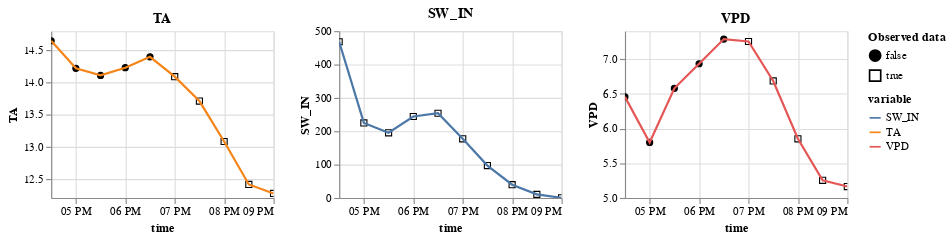

This figure's notebook cell:
### Code cell
m_df.show()

### Figure 1 — Vega-Lite specification as saved in the notebook (floating-point values rounded to 4 significant figures)
{"config": {"view": {"continuousWidth": 400, "continuousHeight": 300}}, "vconcat": [{"hconcat": [{"layer": [{"mark": {"type": "point", "color": "black", "fillOpacity": 1, "strokeWidth": 1}, "encoding": {"fill": {"field": "is_present", "legend": {"title": ["Observed data"]}, "scale": {"range": ["black", "#ffffff00"]}, "type": "nominal"}, "shape": {"field": "is_present", "type": "nominal"}, "x": {"field": "time", "type": "temporal"}, "y": {"field": "value", "scale": {"zero": false}, "title": "TA", "type": "quantitative"}}}, {"mark": "line", "encoding": {"color": {"field": "variable", "type": "nominal"}, "x": {"field": "time", "type": "temporal"}, "y": {"field": "value", "scale": {"zero": false}, "title": "TA", "type": "quantitative"}}, "name": "view_40"}], "height": 150, "title": "TA", "width": 200}, {"layer": [{"mark": {"type": "point", "color": "black", "fillOpacity": 1, "strokeWidth": 1}, "encoding": {"fill": {"field": "is_present", "legend": {"title": ["Observed data"]}, "scale": {"range": ["black", "#ffffff00"]}, "type": "nominal"}, "shape": {"field": "is_present", "type": "nominal"}, "x": {"field": "time", "type": "temporal"}, "y": {"field": "value", "scale": {"zero": false}, "title": "SW_IN", "type": "quantitative"}}}, {"mark": "line", "encoding": {"color": {"field": "variable", "type": "nominal"}, "x": {"field": "time", "type": "temporal"}, "y": {"field": "value", "scale": {"zero": false}, "title": "SW_IN", "type": "quantitative"}}, "name": "view_41"}], "data": {"name": "data-5a1f3fac3d9df47c6d1f6f3a5658ee3a"}, "height": 150, "title": "SW_IN", "width": 200}, {"layer": [{"mark": {"type": "point", "color": "black", "fillOpacity": 1, "strokeWidth": 1}, "encoding": {"fill": {"field": "is_present", "legend": {"title": ["Observed data"]}, "scale": {"range": ["black", "#ffffff00"]}, "type": "nominal"}, "shape": {"field": "is_present", "type": "nominal"}, "x": {"field": "time", "type": "temporal"}, "y": {"field": "value", "scale": {"zero": false}, "title": "VPD", "type": "quantitative"}}}, {"mark": "line", "encoding": {"color": {"field": "variable", "type": "nominal"}, "x": {"field": "time", "type": "temporal"}, "y": {"field": "value", "scale": {"zero": false}, "title": "VPD", "type": "quantitative"}}, "name": "view_42"}], "data": {"name": "data-d31baa6ca74e0aff36d178089e8b875a"}, "height": 150, "title": "VPD", "width": 200}]}], "data": {"name": "data-56120284c98ea45ee642dd5b510147c7"}, "params": [{"name": "param_61", "select": {"type": "interval", "encodings": ["x"]}, "bind": "scales", "views": ["view_40", "view_41", "view_42"]}], "$schema": "https://vega.github.io/schema/vega-lite/v5.2.0.json", "datasets": {"data-56120284c98ea45ee642dd5b510147c7": [{"time": "2000-06-15T16:30:00", "variable": "TA", "value": 14.65, "is_present": false}, {"time": "2000-06-15T17:00:00", "variable": "TA", "value": 14.22, "is_present": false}, {"time": "2000-06-15T17:30:00", "variable": "TA", "value": 14.11, "is_present": false}, {"time": "2000-06-15T18:00:00", "variable": "TA", "value": 14.23, "is_present": false}, {"time": "2000-06-15T18:30:00", "variable": "TA", "value": 14.4, "is_present": false}, {"time": "2000-06-15T19:00:00", "variable": "TA", "value": 14.09, "is_present": true}, {"time": "2000-06-15T19:30:00", "variable": "TA", "value": 13.71, "is_present": true}, {"time": "2000-06-15T20:00:00", "variable": "TA", "value": 13.08, "is_present": true}, {"time": "2000-06-15T20:30:00", "variable": "TA", "value": 12.41, "is_present": true}, {"time": "2000-06-15T21:00:00", "variable": "TA", "value": 12.27, "is_present": true}], "data-5a1f3fac3d9df47c6d1f6f3a5658ee3a": [{"time": "2000-06-15T16:30:00", "variable": "SW_IN", "value": 468.2, "is_present": true}, {"time": "2000-06-15T17:00:00", "variable": "SW_IN", "value": 224.8, "is_present": true}, {"time": "2000-06-15T17:30:00", "variable": "SW_IN", "value": 195.3, "is_present": true}, {"time": "2000-06-15T18:00:00", "variable": "SW_IN", "value": 244.2, "is_present": true}, {"time": "2000-06-15T18:30:00", "variable": "SW_IN", "value": 253.9, "is_present": true}, {"time": "2000-06-15T19:00:00", "variable": "SW_IN", "value": 177.3, "is_present": true}, {"time": "2000-06-15T19:30:00", "variable": "SW_IN", "value": 97.07, "is_present": true}, {"time": "2000-06-15T20:00:00", "variable": "SW_IN", "value": 39.71, "is_present": true}, {"time": "2000-06-15T20:30:00", "variable": "SW_IN", "value": 10.65, "is_present": true}, {"time": "2000-06-15T21:00:00", "variable": "SW_IN", "value": 0.32, "is_present": true}], "data-d31baa6ca74e0aff36d178089e8b875a": [{"time": "2000-06-15T16:30:00", "variable": "VPD", "value": 6.454, "is_present": false}, {"time": "2000-06-15T17:00:00", "variable": "VPD", "value": 5.799, "is_present": false}, {"time": "2000-06-15T17:30:00", "variable": "VPD", "value": 6.577, "is_present": false}, {"time": "2000-06-15T18:00:00", "variable": "VPD", "value": 6.931, "is_present": false}, {"time": "2000-06-15T18:30:00", "variable": "VPD", "value": 7.286, "is_present": false}, {"time": "2000-06-15T19:00:00", "variable": "VPD", "value": 7.251, "is_present": true}, {"time": "2000-06-15T19:30:00", "variable": "VPD", "value": 6.683, "is_present": true}, {"time": "2000-06-15T20:00:00", "variable": "VPD", "value": 5.851, "is_present": true}, {"time": "2000-06-15T20:30:00", "variable": "VPD", "value": 5.254, "is_present": true}, {"time": "2000-06-15T21:00:00", "variable": "VPD", "value": 5.164, "is_present": true}]}}
